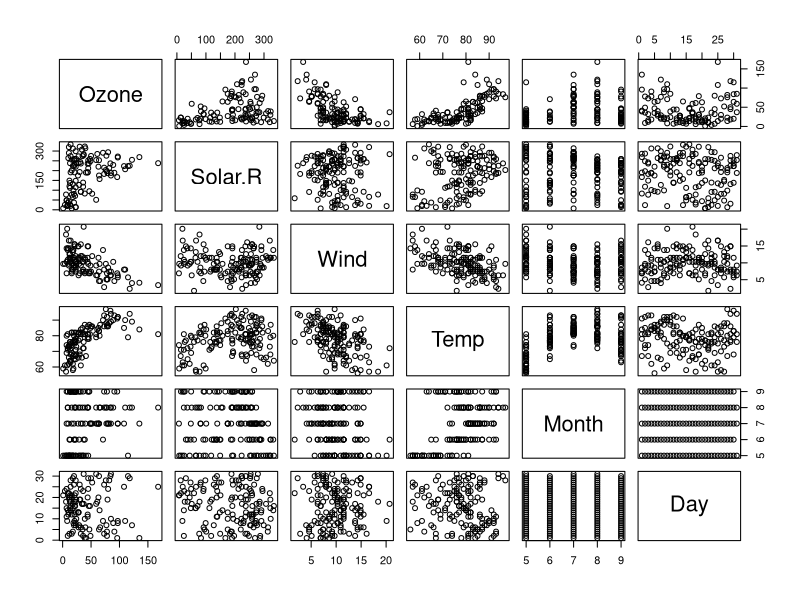
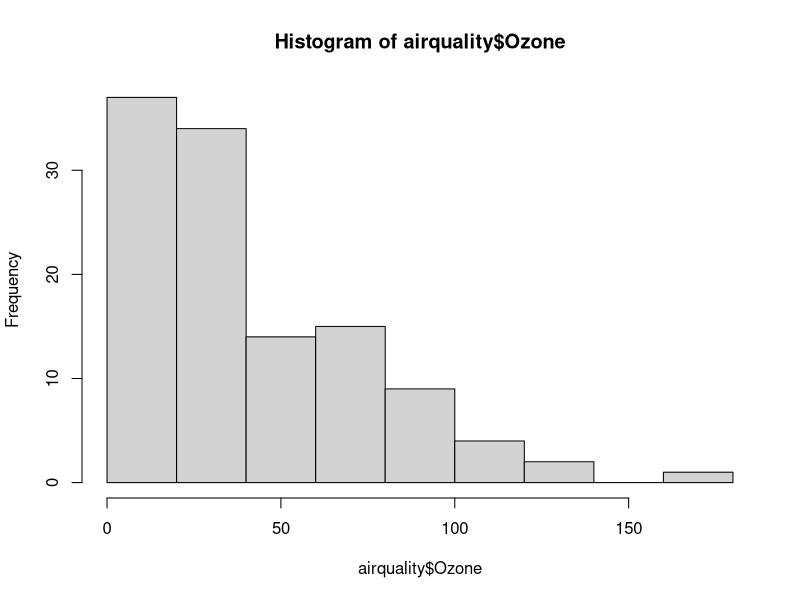

Source code (R) for these figures, in order:
## ---- chunk 1
1 + 1
## ---- chunk 2
#| echo: false
2 * 2
## ---- chunk 3
plot(airquality)
## ---- chunk 4
hist(airquality$Ozone)
